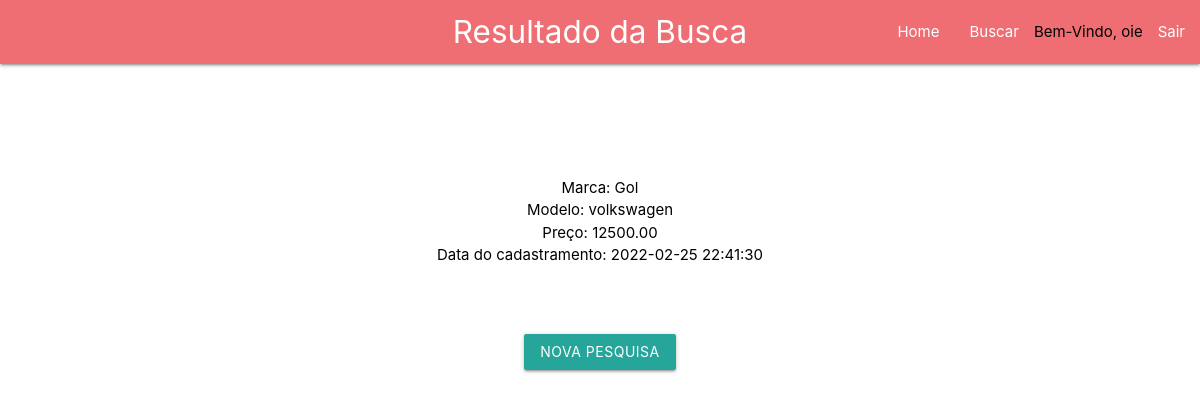
Page /buscaUsuario.php (signed in) on the committed database.
### tables this page shows
CREATE TABLE IF NOT EXISTS `carro` (
  `id` int(11) NOT NULL,
  `marca` varchar(255) NOT NULL,
  `modelo` varchar(255) NOT NULL,
  `preco` decimal(10,2) NOT NULL,
  `dt_cadastro` timestamp NOT NULL DEFAULT CURRENT_TIMESTAMP ON UPDATE CURRENT_TIMESTAMP
);

### buscaUsuario.php (the view, shortened to what this page needs)
<!DOCTYPE html>
<html>
<head>
<?php
$logado = $_SESSION['login'];
?>
 <link rel="stylesheet" href="https://cdnjs.cloudflare.com/ajax/libs/materialize/1.0.0/css/materialize.min.css">
</head>
<body>
<nav>
    <div class="nav-wrapper">
      <a href="buscar.php" class="brand-logo center">Resultado da Busca</a>
      <ul id="nav-mobile" class="right hide-on-med-and-down">
        <li><a href="index.php">Home</a></li>
        <li><a href="buscar.php">Buscar</a></li>
        <li><?php echo"Bem-Vindo, $logado" ?></li>
        <li ><a href="logout.php">Sair</a></li>
      </ul>
    </div>
  </nav>
<br>
<br>
<br>
<br>
<br>
</body>
</html>
<?php
	$servidor = "localhost";
	$usuario = "root";
	$senha = "root";
	$dbname = "crudsimples";
	$conn = mysqli_connect($servidor, $usuario, $senha, $dbname);
	$pesquisar = $_POST['pesquisar'];
	$result_cursos = "SELECT * FROM carro WHERE marca LIKE '%$pesquisar%' LIMIT 5";
	$resultado_cursos = mysqli_query($conn, $result_cursos);
    if($rows_cursos = mysqli_fetch_array($resultado_cursos)){
		echo "Marca: ".$rows_cursos['marca']."<br>";
        echo "Modelo: ".$rows_cursos['modelo']."<br>";
        echo "Preço: ".$rows_cursos['preco']."<br>";
        echo "Data do cadastramento: ".$rows_cursos['dt_cadastro']."<br><br><br><br>";
        echo"<td><a class='btn waves-effect waves-light' href='buscar.php'>Nova pesquisa</a> </td>";
	}
else {
       echo "Nenhuma marca foi encontrada no Banco de dados.<br><br><br><br>";
    echo"<td><a class='btn waves-effect waves-light' href='buscar.php'>Nova pesquisa</a> </td>";
}
?>

### buscaUsuario.php (style rules this page uses)
* { color:white; text-align: center; color: black; }

### rows in the picture
carro: marca "Gol", modelo "volkswagen", preco "12500.00", dt_cadastro "2022-02-25 22:41:30"

### other values in the picture
$logado "oie"
